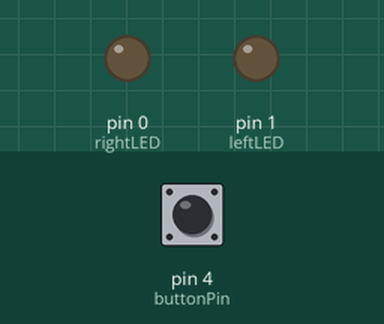
Recording of a sketch running on a simulated Arduino Uno, built with avr-gcc and run on an emulated ATmega328P. Shown: output pins drawn as LEDs (lit = HIGH). The test bench sets the inputs (shaded band); at power-on: pin 4 (buttonPin) HIGH.

Above: at 1.2 s.
1.3 s: pin 4 (buttonPin) pulled LOW for 1 s
4.3 s: pin 4 (buttonPin) pulled LOW for 0.15 s
At 6.0 s:
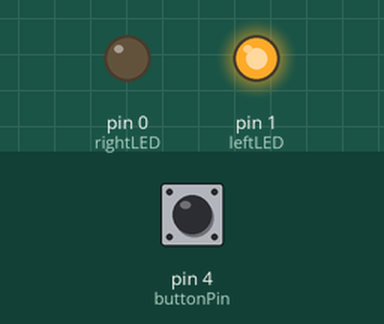
At 7.0 s:
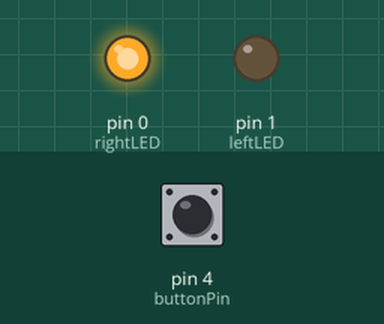
7.4 s: pin 4 (buttonPin) pulled LOW for 3.2 s
Timing chart, 0 to 18.1 s (numbered marks = the images above; inputs shaded):
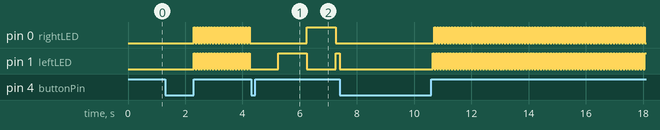

Measured:
- after the input at 1.3 s, pin 0 (rightLED), pin 1 (leftLED): alternates HIGH for 0.05 s and LOW for 0.05 s, starting after 1.0 s
- after the input at 7.4 s, pin 0 (rightLED): alternates HIGH for 0.05 s and LOW for 0.05 s, starting after 3.3 s

The sketch:

little-hello-blink-pattern-no-delay.ino
```cpp
/*
  Blink Pattern without Delay

  Heavily Modified from Arduino Example Code from:
  http://www.arduino.cc/en/Tutorial/BlinkWithoutDelay
*/

// constants won't change. They're used here to set pin numbers:
const int buttonPin = 4;    // the number of the pushbutton pin
const int leftLED =  1;      // the number of the red LED pin
const int rightLED = 0;     // the number of the green LED pin

const long long_interval = 1000;    // long interval at which to blink (milliseconds)
const long short_interval = 100;    // short interval at which to blink (milliseconds)
const long micro_interval = 50;     // very short interval at which to blink (ms)

// variables will change:
int buttonState = 0;        // variable for reading the pushbutton status
int blinkNum = 0;           // variable to store the current blink pattern
int leftState = LOW;         // leftState used to set the red LED
int rightState = LOW;       // rightState used to set the red LED
int counter = 0;            // a counter variable for blinkN()
int sosCounter = 0;         // a counter var for sos()

// Generally, you should use "unsigned long" for variables that hold time
// The value will quickly become too large for an int to store
unsigned long previousMillis = 0;        // will store last time LED was updated
unsigned long currentMillis = 0;        // will store the current time
long timer = 0;                         // for incrementing the delay speed
unsigned long default_timer = 1000;     // stores default timer value
unsigned long decrement = 100;          // stores the timer decrement value

// the setup function runs once when you power the board
void setup() {
  // initialize digital pins 7 & 8 as an output.
  pinMode(leftLED, OUTPUT);
  pinMode(rightLED, OUTPUT);
  //initialize digital pin 3 as input.
  pinMode(buttonPin, INPUT_PULLUP);
}

//turns both LEDs off
void bothOff(){
  rightState = LOW;
  leftState = LOW;

  digitalWrite(rightLED, rightState);
  digitalWrite(leftLED, leftState);
}

//turns both LEDs on
void bothOn(){
  rightState = HIGH;
  leftState = HIGH;

  digitalWrite(rightLED, rightState);
  digitalWrite(leftLED, leftState);
}

//blinks both LEDs together with interval t
void blinkTogether(long t){

  if (t <= 0){     // if given a negative or zero interval, turn off both LEDs and end the function call
    bothOff();
    return;
  }

  currentMillis = millis();

  if (currentMillis - previousMillis >= t) {
    previousMillis = currentMillis;

    if (leftState == LOW)
      bothOn();
    else
      bothOff();
  }

  return;

}

//alternates the Red and Green LEDs with a time interval of t
void alternate(long t){

  if (t <= 0){     // if given a negative or zero interval, turn off both LEDs and end the function call
    bothOff();
    return;
  }

  // check to see if it's time to blink the LED; that is, if the difference
  // between the current time and last time you blinked the LED is bigger than
  // the interval at which you want to blink the LED.
  currentMillis = millis();

  if (currentMillis - previousMillis >= t) {
    // save the last time you blinked the LED
    previousMillis = currentMillis;

    // if the red LED is off turn it on and vice-versa:
    if (leftState == LOW) {
      leftState = HIGH;
      rightState = LOW;
    } else {
      leftState = LOW;
      rightState = HIGH;
    }

    // set the LEDs with the states:
    digitalWrite(leftLED, leftState);
    digitalWrite(rightLED, rightState);
  }
}

// blinks green n times for t time and then blinks red once for t time
void blinkN(int n, int t){
  if (n <= 0){     // if given a negative or zero interval, turn off both LEDs and end the function call
    bothOff();
    return;
  }

  currentMillis = millis();


  //check if it's time to change the blink state
  if (currentMillis - previousMillis >= t){
    previousMillis = currentMillis;

    //check if it's time to blink green or red, after blinking increment counter
    if (counter < n){
      if (rightState == LOW){
        rightState = HIGH;
        leftState = LOW;
        counter++;
      }
      else{
        rightState = LOW;
        leftState = LOW;
      }
    }
    else{
      if (rightState == HIGH && leftState == LOW){
        rightState = LOW;
        leftState = LOW;
      }
      else if (rightState == LOW && leftState == LOW){
        rightState = LOW;
        leftState = HIGH;
      }
      else{
        rightState = LOW;
        leftState = LOW;
        counter = 0;
      }
    }
  }

  digitalWrite(rightLED, rightState);
  digitalWrite(leftLED, leftState);

}


void sos(){
  int s = 125;  //short blink interval for s
  int l = 333;  //long blink interval for o

  currentMillis = millis();

  //if sosCounter is 0, 1, 2 || 6, 7, 8
  if ((sosCounter >= 0 && sosCounter <= 2) || (sosCounter >= 6 && sosCounter <=8)){
    if (currentMillis - previousMillis >= s){
      previousMillis = currentMillis;
      if (rightState == LOW){
        rightState = HIGH;
        leftState = LOW;
      }
      else{
        rightState = LOW;
        leftState = LOW;
        sosCounter++;
      }
    }
  }
  else if (sosCounter >= 3 && sosCounter <= 5){
    if (currentMillis - previousMillis >= l){
      previousMillis = currentMillis;
      if (leftState == LOW){
        leftState = HIGH;
        rightState = LOW;
      }
      else{
        leftState = LOW;
        rightState = LOW;
        sosCounter++;
      }
    }
  }
  else{
    if (currentMillis - previousMillis >= 2*l){
      previousMillis = currentMillis;
      sosCounter = 0;
    }
  }

  digitalWrite(rightLED, rightState);
  digitalWrite(leftLED, leftState);
}


// function to call blink functions dependent on blinkNum
void blinkPattern(int n){
  switch (n){
    case 0:
      bothOff();
      break;
    case 1:
      bothOn();
      break;
    case 2:
      blinkTogether(long_interval);
      break;
    case 3:
      blinkTogether(short_interval);
      break;
    case 4:
      blinkTogether(micro_interval);
      break;
    case 5:
      alternate(long_interval);
      break;
    case 6:
      alternate(short_interval);
      break;
    case 7:
      alternate(micro_interval);
      break;
    case 8:
      blinkN(2, 200);
      break;
    case 9:
      blinkN(3, 150);
      break;
    case 10:
      sos();
      break;
    default:
      bothOff();
      blinkNum = 0;
  }
}

void loop() {
  //complex blinkPattern program

  //read the state of the pushbutton value
  buttonState = digitalRead(buttonPin);

  //check if the pushbutton is pressed, if it is, increment blinkNum by 1
  if (buttonState == LOW){
    bothOff();      //turn off both LEDs
    delay(250);     // delay allows user to push button for up to 250ms and release
    if (blinkNum < 10){
      blinkNum++;
    }
    else
      blinkNum = 0;
  }

  blinkPattern(blinkNum);

//
////Simple Blink program
//  bothOn();
//  delay(250);
//  bothOff();
//  delay(250);


}
```
